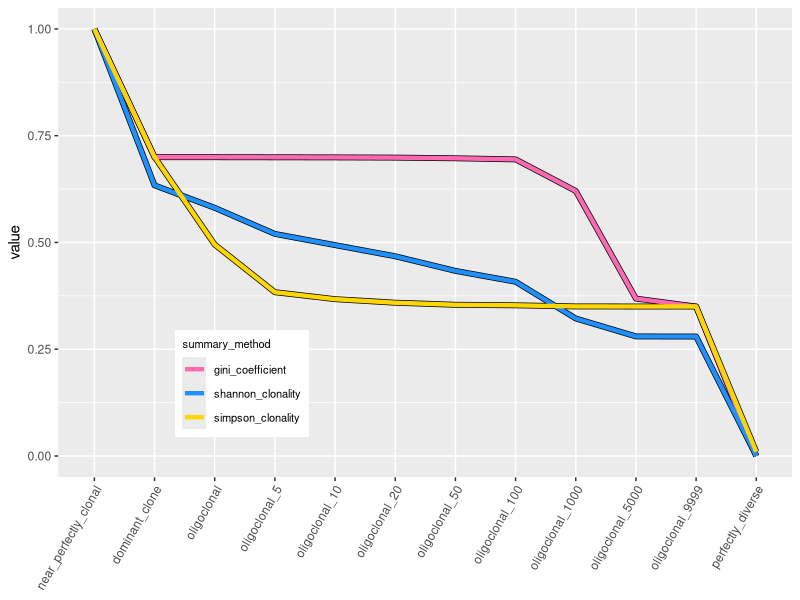
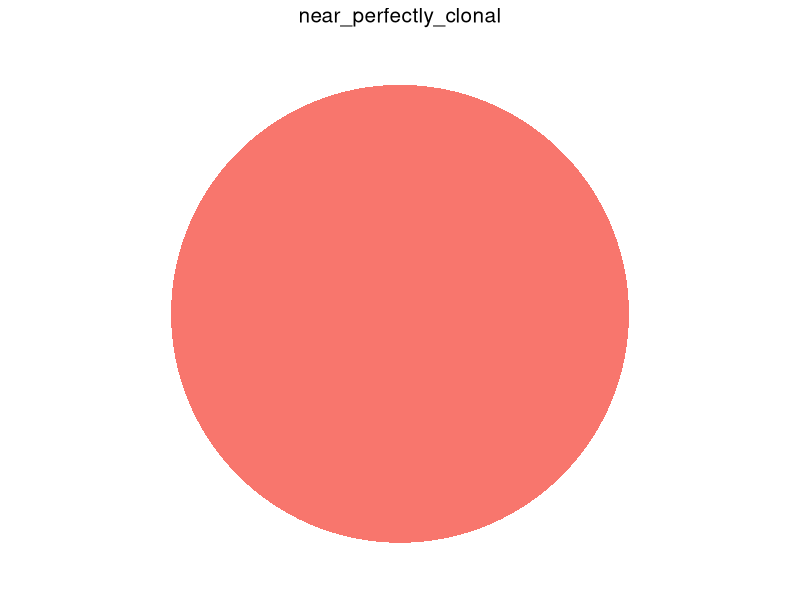
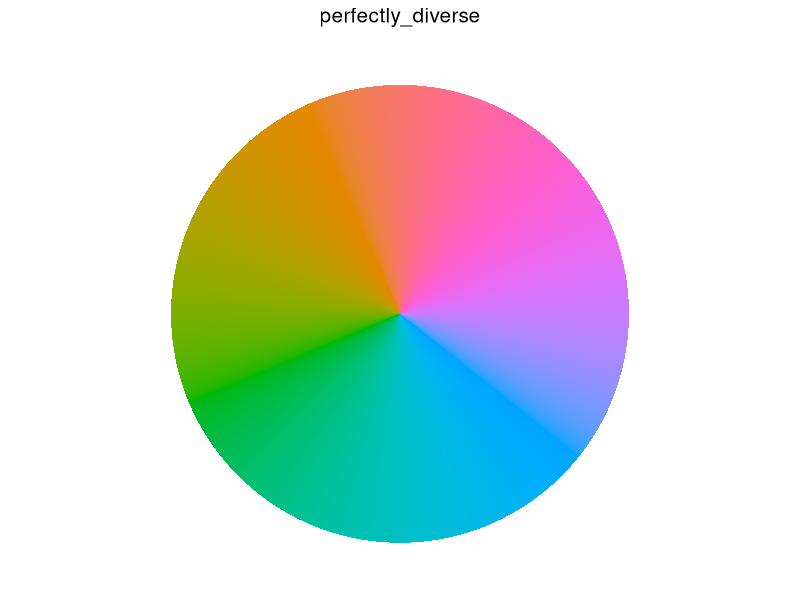
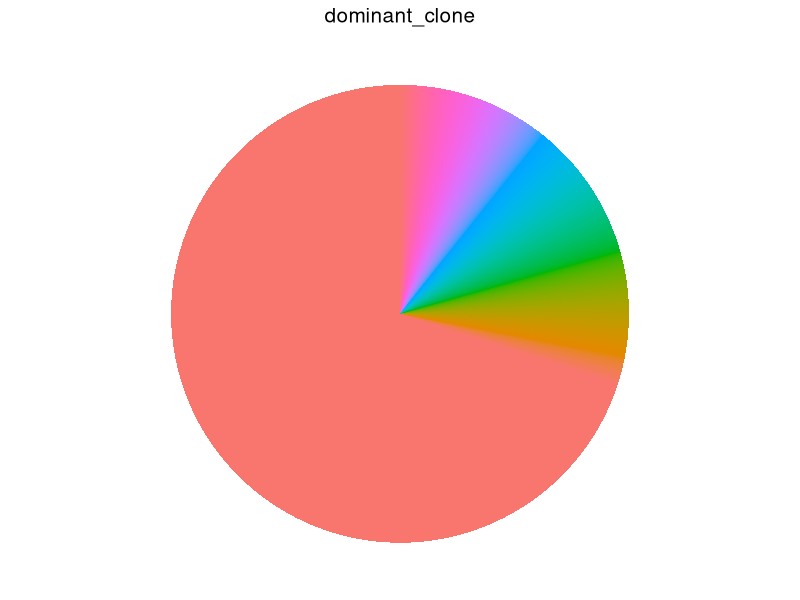
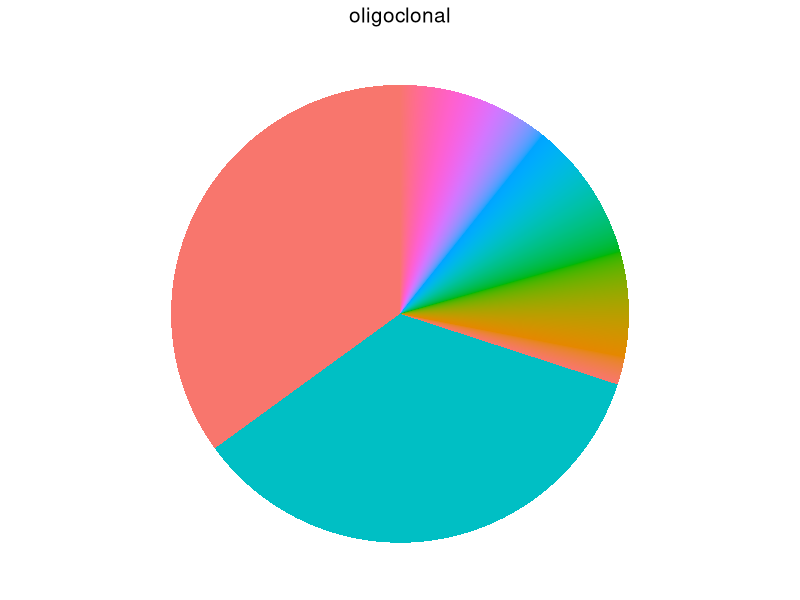
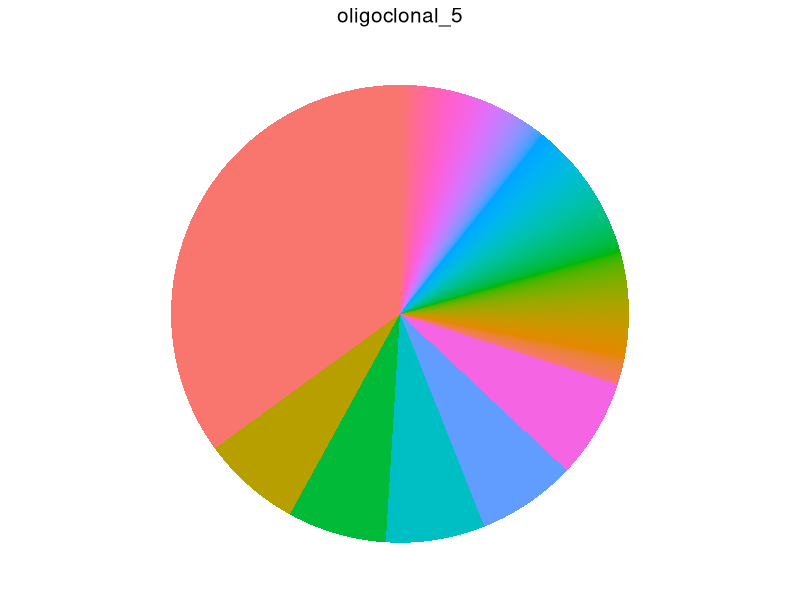
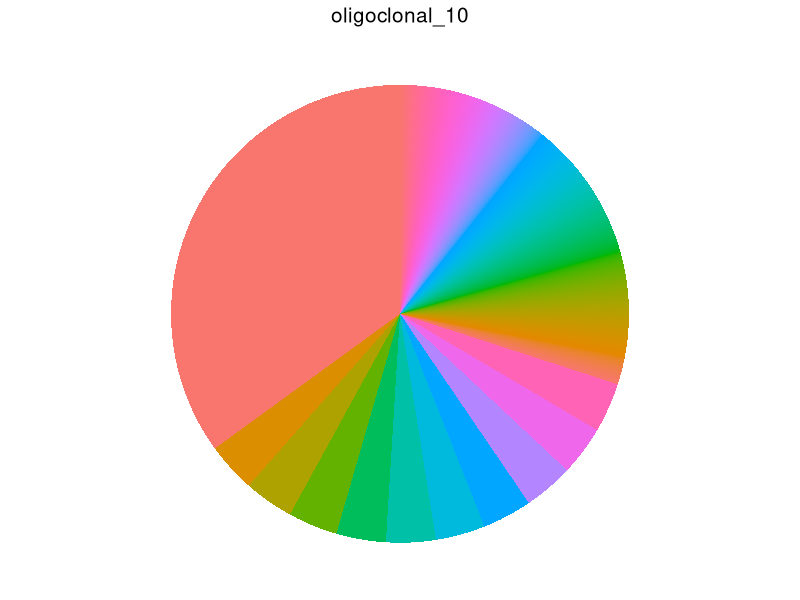
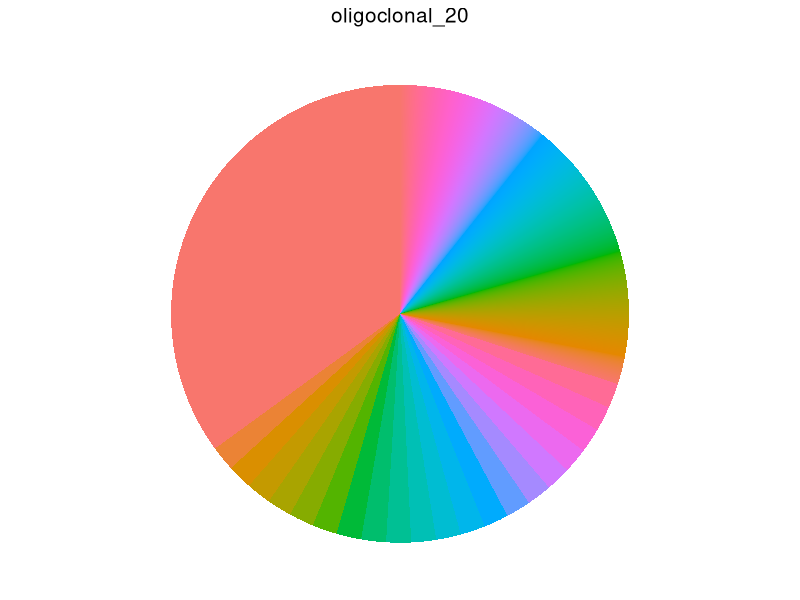

Write the R code that produced these figures, in order.
library(ggplot2)
library(cowplot)
library(scales)
library(dplyr)
library(tidyr)

# Generate simulated TCRseq data to explore different diversity metrics; 100k total counts, 10k clones

## ggplot customization
ggplotColours <- function(n = 6, h = c(0, 360) + 15){
  if ((diff(h) %% 360) < 1) h[2] <- h[2] - 360/n
  hcl(h = (seq(h[1], h[2], length = n)), c = 100, l = 65)
}

## simulated dataframe
sim_tcr_data <- data.frame(clone = paste("clone_", 1:10000),
                           near_perfectly_clonal = c(99999, rep(1/999, 9999)),
                           dominant_clone = c(70000, rep(30000/9999, 9999)),
                           oligoclonal_1 = c(40000, 20000, 10000, rep(30000/9997, 9997)),
                           oligoclonal_2 = c(40000, 10000, 10000, 5000, 5000, rep(30000/9993, 9995)),
                           singularly_clonal = c(40000, rep(60000/9999, 9999)),
                           perfectly_diverse = rep(10, 10000),
                           test = c(70000, rep(30000/9999, 9999))[1:10000],
                           test = c(35000, 35000, rep(30000/9999, 9999))[1:10000],
                           test = c(35000, 17500, 17500, rep(30000/9999, 9999))[1:10000],
                           test = c(35000, 11600, 11600, 11600, rep(30000/9999, 9999))[1:10000],
                           test = c(35000, 8750, 8750, 8750, 8750, rep(30000/9999, 9999))[1:10000],
                           test = c(35000, 7000, 7000, 7000, 7000, 7000, rep(30000/9999, 9999))[1:10000],
                           test = c(35000, 5833, 5833, 5833, 5833, 5833, 5833, rep(30000/9999, 9999))[1:10000],
                           test = c(35000, rep(35000/10, 10), rep(30000/9999, 9999))[1:10000],
                           test = c(35000, rep(35000/20, 20), rep(30000/9999, 9999))[1:10000],
                           test = c(35000, rep(35000/50, 50), rep(30000/9999, 9999))[1:10000],
                           test = c(35000, rep(35000/100, 100), rep(30000/9999, 9999))[1:10000]
                           )

sim_tcr_data <- data.frame(clone = paste("clone_", 1:10000),
                           near_perfectly_clonal = c(99999, rep(1/999, 9999)),
                           perfectly_diverse = rep(10, 10000),
                           dominant_clone = c(70000, rep(30000/9999, 9999))[1:10000],
                           oligoclonal_1 = c(35000, 35000, rep(30000/9999, 9999))[1:10000],
                           oligoclonal_2 = c(35000, 17500, 17500, rep(30000/9999, 9999))[1:10000],
                           oligoclonal_3 = c(35000, 11600, 11600, 11600, rep(30000/9999, 9999))[1:10000],
                           oligoclonal_4 = c(35000, 8750, 8750, 8750, 8750, rep(30000/9999, 9999))[1:10000],
                           oligoclonal_5 = c(35000, 7000, 7000, 7000, 7000, 7000, rep(30000/9999, 9999))[1:10000],
                           oligoclonal_6 = c(35000, 5833, 5833, 5833, 5833, 5833, 5833, rep(30000/9999, 9999))[1:10000],
                           oligoclonal_10 = c(35000, rep(35000/10, 10), rep(30000/9999, 9999))[1:10000],
                           oligoclonal_20 = c(35000, rep(35000/20, 20), rep(30000/9999, 9999))[1:10000],
                           oligoclonal_50 = c(35000, rep(35000/50, 50), rep(30000/9999, 9999))[1:10000],
                           oligoclonal_100 = c(35000, rep(35000/100, 100), rep(30000/9999, 9999))[1:10000],
                           oligoclonal_5000 = c(35000, rep(35000/5000, 5000), rep(30000/4999, 4999))[1:10000],
                           oligoclonal_7000 = c(35000, rep(35000/7000, 7000), rep(30000/2999, 2999))[1:10000],
                           oligoclonal_9999 = c(35000, rep(65000/9999, 9999))[1:10000]
)


sim_tcr_data <- data.frame(clone = paste("clone_", 1:10000),
                           near_perfectly_clonal = c(99999, rep(1/999, 9999)),
                           perfectly_diverse = rep(10, 10000),
                           dominant_clone = c(70000, rep(30000/9999, 9999))[1:10000],
                           oligoclonal = c(35000, 35000, rep(30000/9999, 9999))[1:10000],
                           oligoclonal_5 = c(35000, 7000, 7000, 7000, 7000, 7000, rep(30000/9999, 9999))[1:10000],
                           oligoclonal_10 = c(35000, rep(35000/10, 10), rep(30000/9999, 9999))[1:10000],
                           oligoclonal_20 = c(35000, rep(35000/20, 20), rep(30000/9999, 9999))[1:10000],
                           oligoclonal_50 = c(35000, rep(35000/50, 50), rep(30000/9999, 9999))[1:10000],
                           oligoclonal_100 = c(35000, rep(35000/100, 100), rep(30000/9999, 9999))[1:10000],
                           oligoclonal_1000 = c(35000, rep(35000/1000, 1000), rep(30000/8999, 8999))[1:10000],
                           oligoclonal_5000 = c(35000, rep(35000/5000, 5000), rep(30000/4999, 4999))[1:10000],
                           oligoclonal_9999 = c(35000, rep(65000/9999, 9999))[1:10000]
)


## evenness
sample_names <- names(sim_tcr_data)[2:ncol(sim_tcr_data)]
total_clones <- 10000
total_count <- 100000

cumulative_plot <- list()
stats <- data.frame()
for(i in sample_names){
  # clonality
  freq_ <- sim_tcr_data[, i]/100000
  ### Shannon ---
  p_ <- freq_/sum(freq_)
  p_ <- p_[p_ > 0]
  sh_en_ <- -sum(p_ * log2(p_)) # calculate shannon entropy
  sh_cl_ <- 1 - (sh_en_ / log2(length(freq_))) # calculate shannon clonality
  ### Simpson ---
  si_cl_ <- sqrt(sum((freq_ / sum(freq_)) ^ 2))
  ### Gini ---
  freq_g_ <- freq_[order(freq_)]
  cumulative_sum_clones <- seq(1, length(freq_g_))
  perfect_equality_line <- seq(0, 1, length.out = length(freq_g_))
  cumulative_sum_count <- c()
  r_c_s <- 0 # running cumulative sum
  for(j in 1:length(freq_g_)){
    r_c_s <- r_c_s + freq_g_[j]
    cumulative_sum_count <- c(cumulative_sum_count, r_c_s)
    rm(j)
  }
  a_ <- sum(perfect_equality_line * cumulative_sum_clones) - sum(cumulative_sum_count * cumulative_sum_clones)
  g_ <- a_ / sum(perfect_equality_line * cumulative_sum_clones)
  
  stats <- rbind(stats,
                  data.frame(description = i,
                             shannon_entropy = sh_en_,
                             shannon_clonality = sh_cl_,
                             simpson_clonality = si_cl_,
                             gini_coefficient = g_))
  
  # plot
  plot_df <- data.frame(clone = factor(paste("clone_", 1:10000), levels = paste("clone_", 1:10000)), cumulative_sum_clones, freq_)
  to_color_ <- sum(plot_df$freq_ > 0.003)
  if(to_color_ == 0){to_color_ <- 1}

  cumulative_plot[[i]] <- ggplot(plot_df, aes(x = "", y = freq_, fill = clone)) +
    geom_bar(stat = "identity", width = 1) +
    scale_fill_manual(values = c(ggplotColours(to_color_), ggplotColours(10000 - to_color_))) +
    coord_polar("y", start=0) +
    theme_void() +
    ggtitle(paste0(i)) +
    theme(legend.position = "none",
          plot.title = element_text(hjust = 0.5, size = 15))
  
  rm(i, r_c_s)
  rm(list = ls()[grepl("_$", ls())])
}

stats
stats2 <- stats %>%
  pivot_longer(cols = c("shannon_clonality", "simpson_clonality", "gini_coefficient"),
               names_to = "summary_method",
               values_to = "value") %>%
  mutate(description = factor(description,
                              levels = c("near_perfectly_clonal",
                                         "dominant_clone",
                                         "oligoclonal",
                                         paste0("oligoclonal_", c(5, 10, 20, 50, 100, 1000, 5000, 9999)),
                                         "perfectly_diverse")))

ggplot(stats2,
       aes(description, value)) +
  geom_line(aes(group = summary_method),
            linewidth = 2,
            color = "black") +
  geom_line(aes(group = summary_method,
                color = summary_method),
            linewidth = 1.5) +
  scale_color_manual(values = c("hotpink", "dodgerblue", "gold")) +
  guides(colour = guide_legend(ncol = 1, title.position = "top")) +
  theme(axis.text.x = element_text(angle = 60,
                                   hjust = 1, vjust = 1),
        axis.title.x = element_blank(),
        legend.position = c(0.25, 0.2),
        legend.title = element_text(size = 8),
        legend.text = element_text(size = 8))

for(i in names(cumulative_plot)){
  print(i)
  jpeg(paste0("~/Documents/BFX_proj/TCRseq_pipeline/_output/simulated_data/", i, ".jpg"), width = 250, height = 275)
  print(cumulative_plot[[i]])
  dev.off()
}


